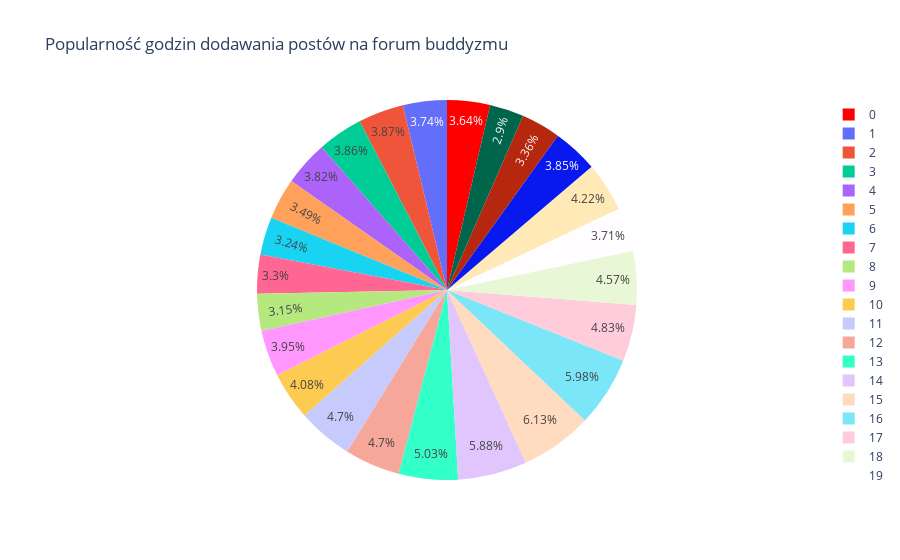
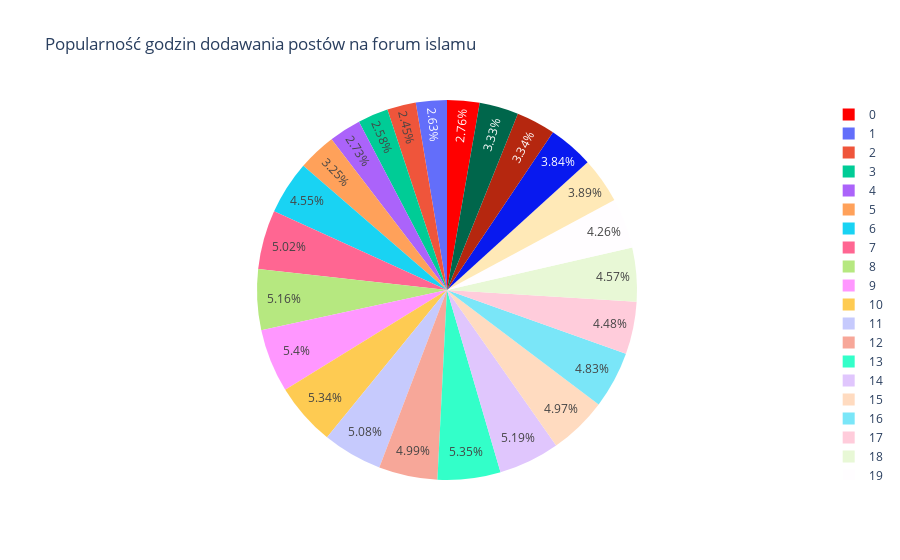
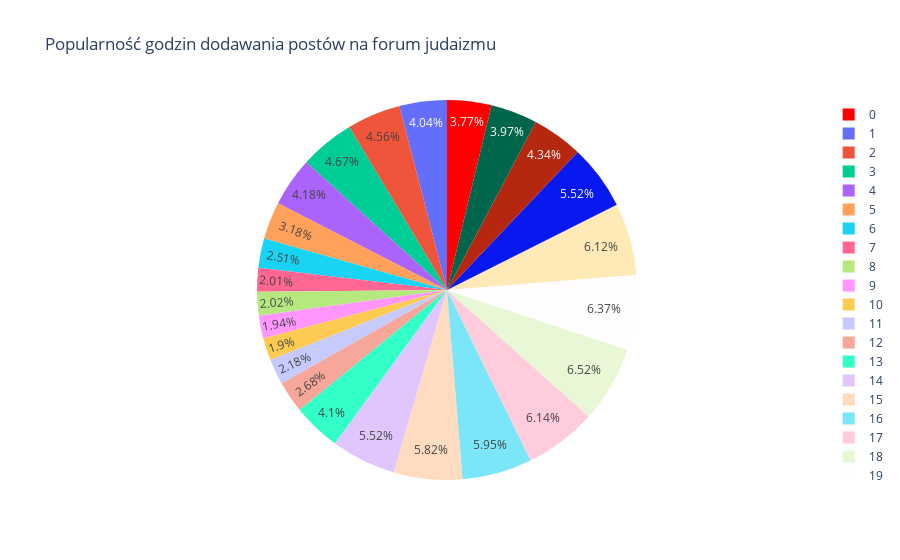

The notebook cell these images were saved under, in order:
### Markdown cell above
## Ile postów powstaje w danej godzinie na każdym forum?

### Code cell
plot_pie(popular_hours(buddyzmInspect),"Popularność godzin dodawania postów na forum buddyzmu")
plot_pie(popular_hours(islamInspect),"Popularność godzin dodawania postów na forum islamu")
plot_pie(popular_hours(judaizmInspect),"Popularność godzin dodawania postów na forum judaizmu")

### Figure 1 — Plotly figure (JSON) as saved in the notebook; plotly's stock layout.template omitted (floating-point values rounded to 4 significant figures)
{"data": [{"hoverinfo": "label+value+text", "hovertext": "liczba postów:", "labels": [0, 1, 2, 3, 4, 5, 6, 7, 8, 9, 10, 11, 12, 13, 14, 15, 16, 17, 18, 19, 20, 21, 22, 23], "marker": {"colors": ["red"]}, "sort": false, "type": "pie", "values": [892, 915, 948, 944, 935, 855, 792, 808, 771, 966, 999, 1151, 1151, 1232, 1438, 1500, 1463, 1181, 1119, 908, 1032, 943, 822, 711]}], "layout": {"title": {"text": "Popularność godzin dodawania postów na forum buddyzmu"}}}

### Figure 2 — Plotly figure (JSON) as saved in the notebook; plotly's stock layout.template omitted (floating-point values rounded to 4 significant figures)
{"data": [{"hoverinfo": "label+value+text", "hovertext": "liczba postów:", "labels": [0, 1, 2, 3, 4, 5, 6, 7, 8, 9, 10, 11, 12, 13, 14, 15, 16, 17, 18, 19, 20, 21, 22, 23], "marker": {"colors": ["red"]}, "sort": false, "type": "pie", "values": [547, 523, 486, 513, 542, 646, 904, 997, 1024, 1072, 1059, 1008, 991, 1062, 1031, 987, 959, 889, 907, 845, 773, 762, 662, 660]}], "layout": {"title": {"text": "Popularność godzin dodawania postów na forum islamu"}}}

### Figure 3 — Plotly figure (JSON) as saved in the notebook; plotly's stock layout.template omitted (floating-point values rounded to 4 significant figures)
{"data": [{"hoverinfo": "label+value+text", "hovertext": "liczba postów:", "labels": [0, 1, 2, 3, 4, 5, 6, 7, 8, 9, 10, 11, 12, 13, 14, 15, 16, 17, 18, 19, 20, 21, 22, 23], "marker": {"colors": ["red"]}, "sort": false, "type": "pie", "values": [2910, 3120, 3523, 3609, 3230, 2456, 1938, 1549, 1558, 1502, 1470, 1683, 2071, 3168, 4264, 4497, 4594, 4741, 5039, 4922, 4731, 4263, 3350, 3065]}], "layout": {"title": {"text": "Popularność godzin dodawania postów na forum judaizmu"}}}
